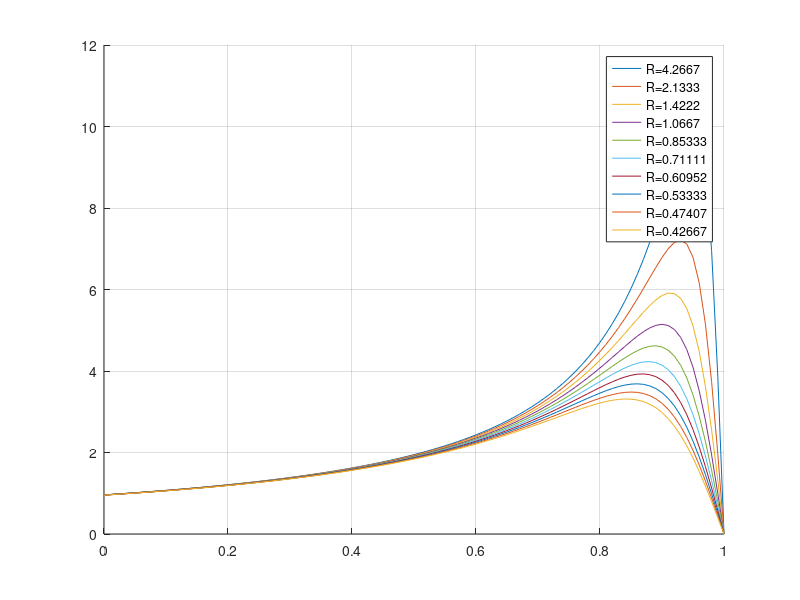
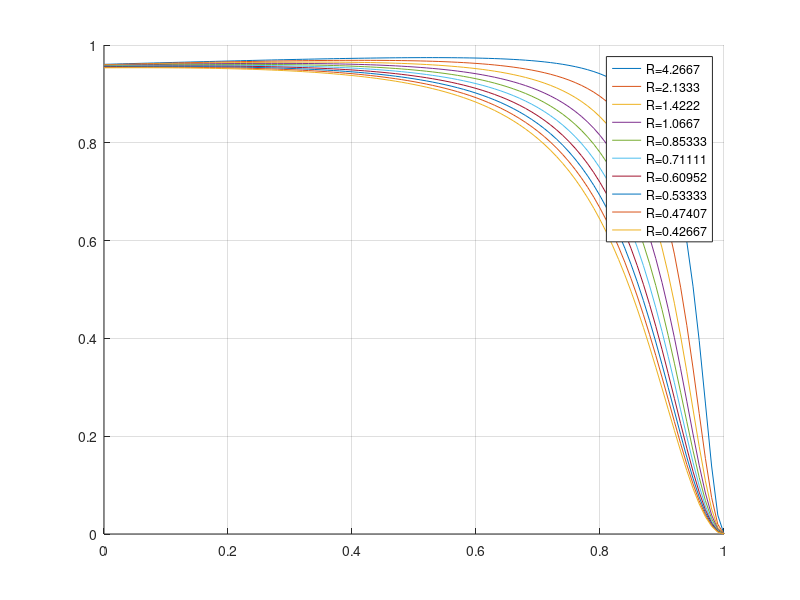
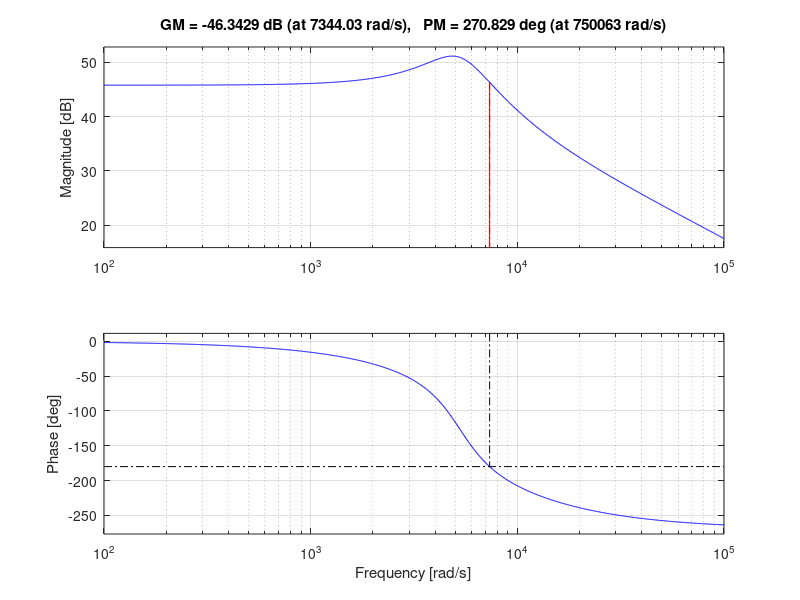
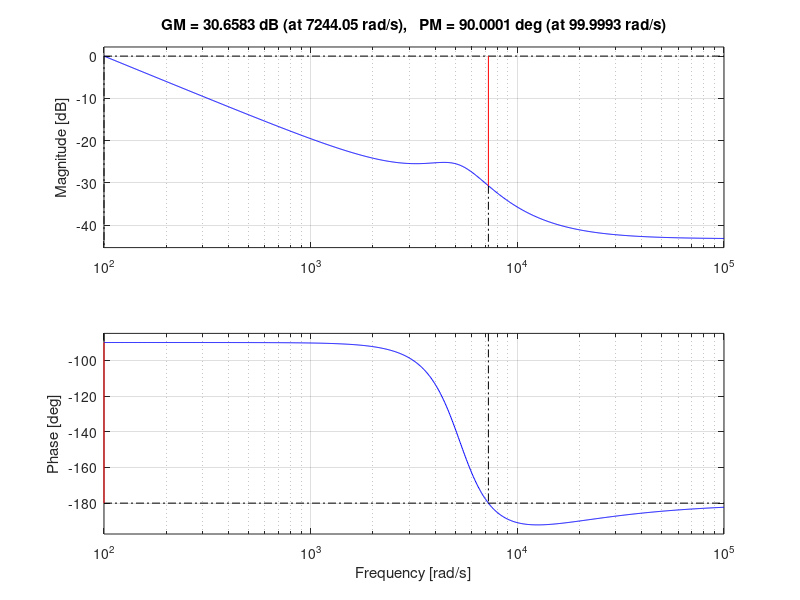

Source code (MATLAB) for these figures, in order:
%Script to evaluate the performance of the boost converter

% Parameters
L = 8e-5;       % Inductance [H]
C = 3e-4;       %Capacitance [F]
fs = 10e3;      % switching frequency [Hz]
Vin_min = 40;   % minimum input voltage
Vin = 48;       % typical input voltage
Vin_max = 58.4; % maximum input voltage
Vout = 96;      % output voltage
Il = 75;      % maximum output current [A]

rl = 2.2/75^2;  % inductor resistance [Ohm]
% ron = 0.014;    % igbt on resistance [Ohm]
ron = 0.0317;    % igbt on resistance [Ohm]
rd = 0.0103;    % diode forward resistance [Ohm]
Vd = 1.55;        % diode forward voltage [V]

R = 96/225;     % load resistance [Ohm]

% Estimate efficiency
d = (0:0.01:1)';       % Duty cycle
% p = (1 + (rl + d*ron + (1-d)*rd)./((1-d).^2*R));
% e = 3*p./(1-d) - 3*Vd/Vin_min*p;

figure(1); clf
hold on
grid on

figure(2); clf
hold on
grid on

for i=1:10
    R = 10/i*96/225;
    r = (rl + d*ron + (1-d)*rd + 3*(1-d).^2*R);
    g = 3*R*(1-d)./r - 3*(1-d).^2*R*Vd/Vin_min./r;
    eff = (1-d).*g;
    
    figure(1)
    plot(d,g,'DisplayName',strcat('R=',num2str(R)))
    figure(2)
    plot(d,eff,'DisplayName',strcat('R=',num2str(R)))
end
legend
figure(1)
legend


fun = @(dl)(3*R*dl - 3*dl.^2*R*Vd/Vin_min)/(rl + (1-dl)*ron + dl*rd + 3*dl.^2*R)-2;
Dl = fsolve(fun,0.5);

D = (1-Dl);
Rp = rl+D*ron+Dl*rd;

Gd = -3*tf([L*Il,rl*Il-Dl*Vout],[L*C,Rp*C+L,Rp/R+3*Dl^2]);

figure(3)
bode(Gd)
margin(Gd)

%% Controller design

s = tf('s');
Kp = 0.0001373;
Ki = 0.51176;
Kd = 9.2084e-09;

Cd = Kp + Ki/s +Kd*s;

figure(4)
margin(Cd*Gd)